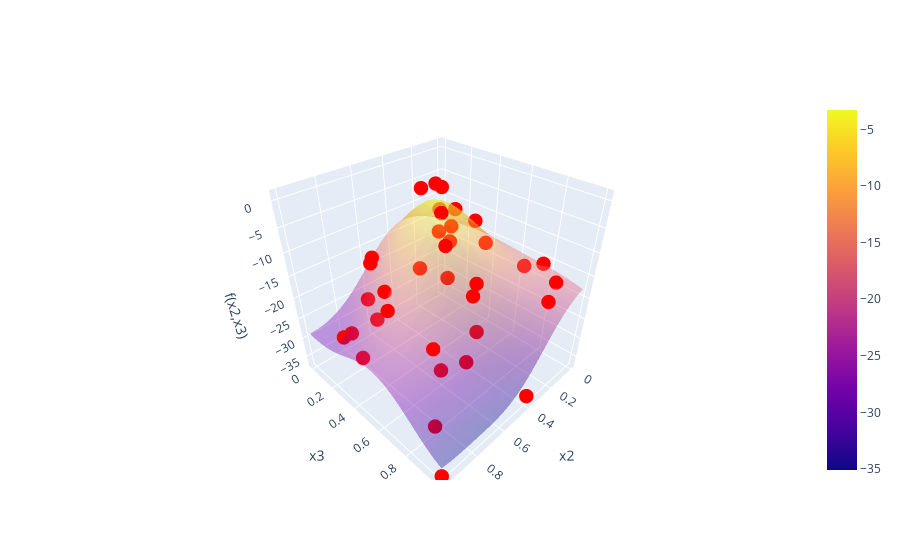

The notebook cell this image was saved under:
### Markdown cell above
# Function 04

- standard Bayesian with beta = 0 and finer grid gave something new
- ran dimension reduction -- need to make this automatically update
- Nice clear max in x2, x3 space
- would benefit from gradient search and local model because secondary variables x1 and x4 are still significant

### Code cell
f4 = BBfcn(4)
print(f4)
f4.plot_feature_correlations()
f4.plot_correlations_with_cross_terms()

# dimension reduction for f4()
class f4dimRedTransform(Transformation):
    def __init__(self):
        pass
    def apply(self,data):
        data.drop(columns=["x1","x4"],inplace=True)

tr = f4dimRedTransform()
f4_dimRed = BBfcn(4)
f4_dimRed.transform(tr)
print(f4_dimRed)
f4_dimRed.plot_feature_correlations()
# f4_dimRed.plot_correlations_with_cross_terms()
kernel = C(10, (0.001, 20)) * Matern(length_scale=[1,1],nu=2.5) + WhiteKernel(noise_level=0.01)
f4_dimRed.nextPointBayesianOptim(kernel,numgrid=20,acqFcn="UCB",beta=0.5)

# Full dimensional GP for f4()
kernel = C(10, (0.001, 20)) * Matern(length_scale=[1,1,1,1],nu=2.5) + WhiteKernel(noise_level=0.01)
f4.nextPointBayesianOptim(kernel,numgrid=30,acqFcn="UCB",beta=0)

### Figure 1 — Plotly figure (JSON) as saved in the notebook; plotly's stock layout.template omitted (floating-point values rounded to 4 significant figures; data arrays with more than 128 entries replaced by an {"elided": "..."} marker saying what was removed)
{"data": [{"opacity": 0.4, "type": "surface", "x": {"elided": "20x20 float values"}, "y": {"elided": "20x20 float values"}, "z": {"elided": "20x20 float values"}}, {"marker": {"color": "red", "size": 5}, "mode": "markers", "name": "Measured points", "type": "scatter3d", "x": [0.7256, 0.4996, 0.03369, 0.00625, 0.1298, 0.5002, 0.06045, 0.7571, 0.07257, 0.5868, 0.5976, 0.1452, 0.07239, 0.832, 0.212, 0.8766, 0.1661, 0.8045, 0.6669, 0.6649, 0.9028, 0.757, 0.9196, 0.506, 0.4724, 0.8945, 0.04657, 0.4288, 0.4821, 0.494, 0.7421, 0.4082, 0.3878, 0.4082, 1.0, 0.4211], "y": [0.1754, 0.5393, 0.1454, 0.7606, 0.3844, 0.7066, 0.04219, 0.3694, 0.8868, 0.4388, 0.7661, 0.4768, 0.6872, 0.4829, 0.9392, 0.2172, 0.2414, 0.7518, 0.1568, 0.162, 0.3354, 0.2765, 0.2061, 0.5305, 0.4532, 0.8516, 0.1168, 0.4258, 0.7094, 0.7353, 0.737, 0.3673, 1.0, 0.2653, 1.0, 0.4211], "z": [-22.11, -14.6, -11.7, -16.05, -10.07, -15.49, -12.68, -16.03, -17.05, -12.74, -27.32, -13.53, -16.68, -16.51, -17.82, -26.56, -12.76, -19.44, -28.9, -13.7, -29.43, -11.57, -26.86, -7.967, -6.702, -32.63, -19.99, -4.026, -13.12, -23.14, -26.33, 0.609, -35.65, -1.371, -36.76, 0.7019]}], "layout": {"scene": {"xaxis": {"title": {"text": "x2"}}, "yaxis": {"title": {"text": "x3"}}, "zaxis": {"title": {"text": "f(x2,x3)"}}}}}
